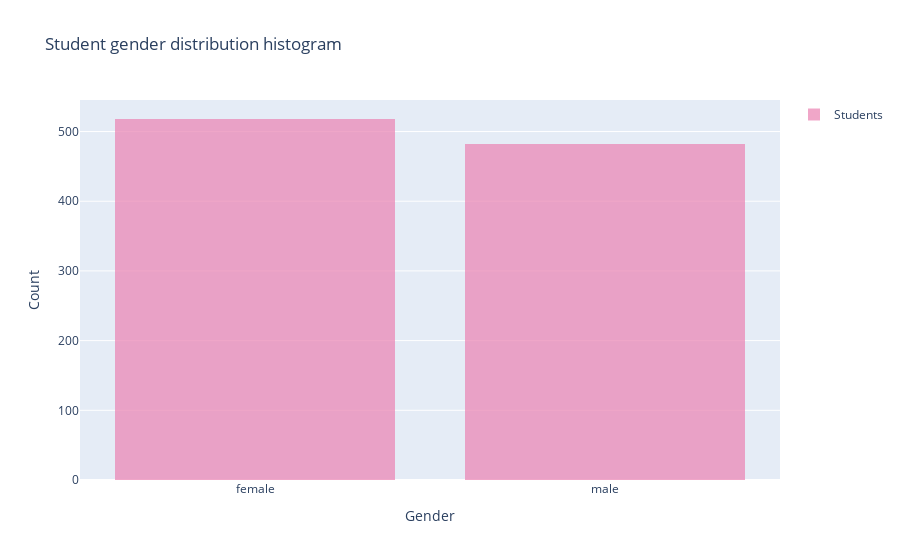

Notebook code for this chart:
### Code cell
#gender preview

import plotly.graph_objects as go
fig = go.Figure()
fig.add_trace(go.Histogram(
    x=df["gender"],
    name='Students', # name used in legend and hover labels
    xbins=dict( # bins used for histogram
        size=0.1,
        
    ),
    marker_color='#EB89B6',
    opacity=0.75
))


fig.update_layout(
    title_text='Student gender distribution histogram', # title of plot
    xaxis_title_text='Gender', # xaxis label
    yaxis_title_text='Count', # yaxis label
    showlegend=True
   
    
)

fig.show()

males = df["gender"] == "male"
count_males = df[males].shape[0]
females = df["gender"] == "female"
count_females = df[females].shape[0]

print("Of ", count_row, " students there are ", count_males, " male students and ", count_females, " female students.")

### Figure 1 — Plotly figure (JSON) as saved in the notebook; plotly's stock layout.template omitted (floating-point values rounded to 4 significant figures; data arrays with more than 128 entries replaced by an {"elided": "..."} marker saying what was removed)
{"data": [{"marker": {"color": "#EB89B6"}, "name": "Students", "opacity": 0.75, "type": "histogram", "x": {"elided": "1000 str values"}, "xbins": {"size": 0.1}}], "layout": {"showlegend": true, "title": {"text": "Student gender distribution histogram"}, "xaxis": {"title": {"text": "Gender"}}, "yaxis": {"title": {"text": "Count"}}}}
